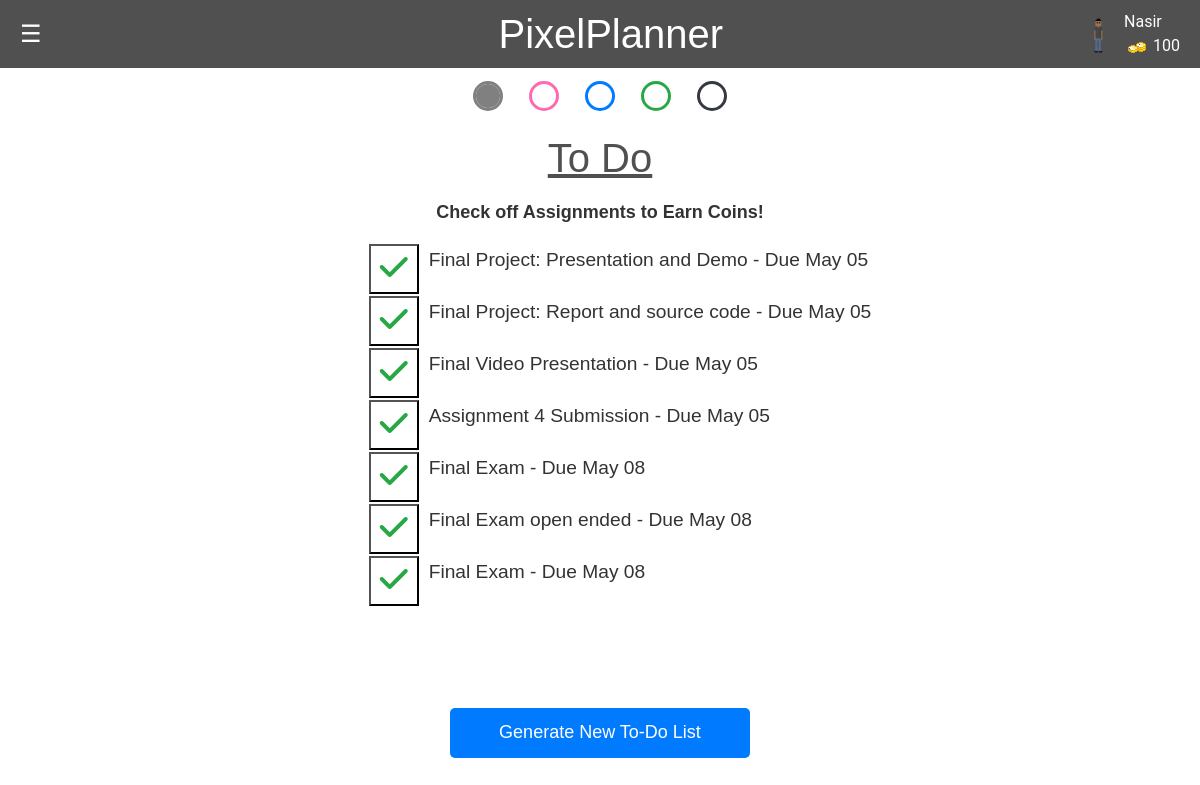
The page /todo (signed in) on the database its author committed.
### app.py (models this page shows, shortened)
class User(db.Model):
    id = db.Column(db.Integer, primary_key=True)
    name = db.Column(db.String(100), nullable=False)
    email = db.Column(db.String(100), unique=True)
    password = db.Column(db.String(100))
    canvas_api_key = db.Column(db.String(255))
    course_codes_list = db.Column(db.String(255))
    avatar = db.Column(db.String(255))
    coins = db.Column(db.Integer)
    color_picker_unlocked = db.Column(db.Boolean, default=False)
    user_items = db.relationship('UserItem', backref='user', lazy=True, cascade="all, delete, delete-orphan")

class Todo(db.Model):
    assignmentID = db.Column(db.Integer, primary_key=True)
    assignmentName = db.Column(db.String(255))
    def __repr__(self):
        return self.assignmentName

### app.py (the view)
@app.route('/todo')
def todo():
    if 'email' not in session:
        flash('Please log in to access the dashboard.')
        return redirect(url_for('login'))
    user = User.query.filter_by(email=session['email']).first()
    tasks = Todo.query.all()
    return render_template('todo.html', assignments = tasks, user=user)

### templates/todo.html (shortened to what this page needs)
<!DOCTYPE html>
<html lang="en">
<head>
    <link rel="stylesheet" href="https://cdn.jsdelivr.net/npm/bootstrap@4.6.2/dist/css/bootstrap.min.css">
    <link rel="stylesheet" href="/static/css/styles.css">
    <link rel="stylesheet" href="https://cdnjs.cloudflare.com/ajax/libs/font-awesome/6.2.0/css/all.min.css">
</head>
<header>
    <div class="menu-icon" onmouseover="openNav()" onmouseout="closeNav()">&#9776;</div>
    <h1>PixelPlanner</h1>
    <div class="profile-info">
        <img src="{{ url_for('static', filename='images/' + user.avatar) }}" alt="User Avatar" class="avatar">
        <div class="player-info">
            <span class="player-name">{{session.get('user_name', 'Guest')}}</span>
            <span class="player-coins"><img src="{{ url_for('static', filename='images/coin.png') }}" alt="Coin"> {{
                user.coins }}</span>
        </div>
</header>
{% if user.color_picker_unlocked %}
<form class="color-picker">
    <fieldset>
        <input type="radio" name="theme" id="light" checked>
        <input type="radio" name="theme" id="pink">
        <input type="radio" name="theme" id="blue">
        <input type="radio" name="theme" id="green">
        <input type="radio" name="theme" id="dark">
    </fieldset>
</form>
{% else %}
<p class="locked-feature-notice">Visit the Shop to Unlock Themes</p>
{% endif %}
<body>
    <div class="todoPageContent">
        <h1 class="todoHeader">To Do</h1>
        <h4 class="todoSubheading">Check off Assignments to Earn Coins!</h4>
        <ul class="todoList">
            {% for assignment in assignments %}
                <li class="todoItem"><a href="/delete/{{assignment.assignmentID}}"><button class="checkButton"><i class="fa-solid fa-check"></i></button></a><p>{{ assignment }}</p></li>
            {% endfor %}
        </ul>
        <a href="/generateList"><button class="newListButton">Generate New To-Do List</button></a>
    </div>
</body>
</html>

### static/css/styles.css (style rules this page uses)
body, html { height: 100%; margin: 0; padding: 0; font-family: Arial, sans-serif; background-color: var(--bg-color); color: var(--text-color); }
body, html { margin: 0; padding: 0; font-family: Arial, sans-serif; }
header { display: flex; justify-content: space-between; align-items: center; background-color: var(--notification-text-color); padding: 10px 20px; position: relative; }
header h1 { margin: 0; flex-grow: 1; text-align: center; color: var(--bg-color) }
.menu-icon { cursor: pointer; font-size: 24px; color: var(--bg-color); }
.profile-info { display: flex; align-items: center; position: absolute; top: 10px; right: 20px; font-family: 'Roboto', sans-serif; color: var(--bg-color); }
.avatar { height: 50px; width: auto; border-radius: 50%; }
.player-info { display: flex; flex-direction: column; margin-left: 10px }
body { font-family: Arial, sans-serif; background-color: var(--bg-color); margin: 0; padding: 0; }
.todoPageContent { display: flex; flex-direction: column; align-items: center; }
.todoHeader { margin-bottom: 20px; margin-top: 10px; text-decoration: underline; font-family: Arial, sans-serif; color: var(--todo-header-color); }
.todoSubheading { margin-bottom: 20px; font-size: large; font-weight: bold; }
.todoList { margin-bottom: 100px; }
.todoItem { display: flex; flex-direction: row; align-items: center; font-size: larger; font-family: Arial, sans-serif; margin-bottom:2px; margin-bottom: 2px; }
.checkButton { margin-right: 10px; height: 50px; font-weight: bold; font-size: medium; width:50px; width: 50px; background-color: white; }
.fa-solid { color: #28a745; font-size: xx-large; }
.newListButton { width: 300px; height: 50px; font-size: large; background-color: #007bff; color:white; border:none; color: white; border: none; border-radius: 5px; }
.todoItem { display: flex; flex-direction: row; }
.color-picker>fieldset { border: 0; display: flex; gap: 2rem; width: fit-content; background: fff; padding: 1rem 3rem; margin-inline: auto; border-radius: 0 0 1rem 1rem; }
.color-picker input[type="radio"] { appearance: none; width: 1.5rem; height: 1.5rem; outline: 3px solid var(--radio-color, currentColor); border-radius: 50%; }
.color-picker input[type="radio"]:checked { background: var(--radio-color); }
.color-picker input[type="radio"]#light { --radio-color: gray; }
.color-picker input[type="radio"]#pink { --radio-color: #ff69b4; }
.color-picker input[type="radio"]#blue { --radio-color: #007bff; }
.color-picker input[type="radio"]#green { --radio-color: #28a745; }
.color-picker input[type="radio"]#dark { --radio-color: #343a40; }
:root { --bg-color: #fff; --text-color: #333; --link-color: #007bff; --hover-bg-color: #cccccc; --hover-text-decoration: underline; --notification-text-color: #666; --border-color: #eee; }
:root:has(#light:checked) { --bg-color: #ffffff; --text-color: #333333; --link-color: #1a0dab; --hover-text-decoration: underline; --notification-text-color: #505050; --border-color: #dddddd; --avatar-header: #505050; --background-bg-color: #ffffff; --calendar-bg-color: #ffffff; --todo-header-color: #505050; --toolbar-title-color: #505050; --event-color: #333333; --chat-title-color: #505050; }
a { color: var(--link-color); }

### rows shown on the page
User: avatar (picture), get "Nasir", coins "100"
Todo: assignmentName "Final Project: Presentation and Demo - Due May 05"
Todo: assignmentName "Final Project: Report and source code - Due May 05"
Todo: assignmentName "Final Video Presentation - Due May 05"
Todo: assignmentName "Assignment 4 Submission - Due May 05"
Todo: assignmentName "Final Exam - Due May 08"
Todo: assignmentName "Final Exam open ended - Due May 08"
Todo: assignmentName "Final Exam - Due May 08"
